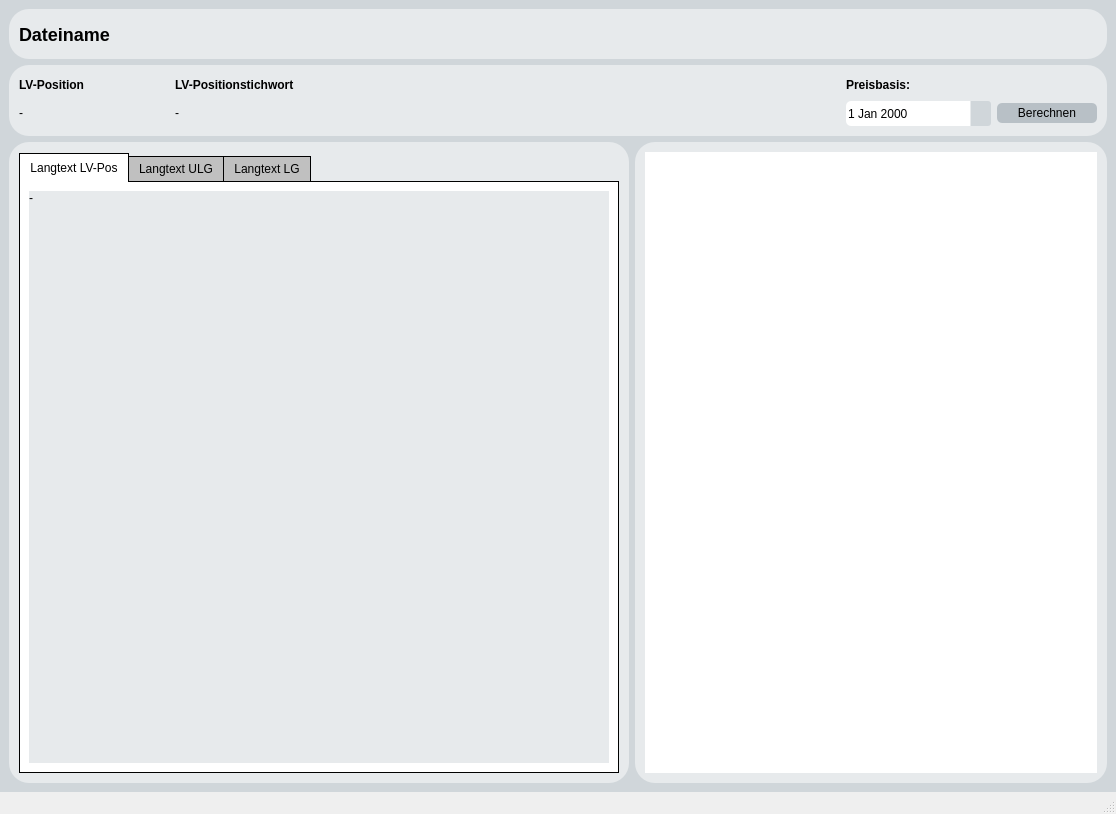
<?xml version="1.0" encoding="UTF-8"?>
<ui version="4.0">
 <class>LVPosDetail</class>
 <widget class="QMainWindow" name="LVPosDetail">
  <property name="geometry">
   <rect>
    <x>0</x>
    <y>0</y>
    <width>1116</width>
    <height>814</height>
   </rect>
  </property>
  <property name="windowTitle">
   <string>MainWindow</string>
  </property>
  <property name="styleSheet">
   <string notr="true">*{
	font-family:segoe ui;
	font-size:12px;
}

QMainWindow::separator {
    background: yellow;
    width: 10px; /* when vertical */
    height: 10px; /* when horizontal */
}

QWidget#centralwidget{
	background: #d0d6da;
}

QMenuBar{
	font-size:12px;
	background: #e7eaec;
}

QMenu{
	font-size:12px;
}

QPushButton{
	font-size:12px;
	background:#b8c0c6;
	border-style: solid;
	border-radius: 5px;
}

QPushButton:hover{
	font-size:12px;
	background:#d0d6da;
	border-style: solid;
	border-radius: 5px;
}

QPushButton:pressed{
	font-size:12px;
	background:#a1abb1;
	border-style: solid;
	border-radius: 5px;
    padding-top: 1px;
    padding-left: 2px;
}

QProgressBar{
	color: #000000;
	background-color: #d0d6da;
	border-style: none;
	border-radius: 5px;
	text-align: center;
}
QProgressBar::chunk{
border-radius: 5px;
	background-color: rgb(115, 127, 133);
}

QLineEdit{
	font-size:12px;
	border-style: solid;
	border-radius: 5px;
}

QDoubleSpinBox{
	font-size:12px;
	border-style: solid;
	border-radius: 5px;
}

QDoubleSpinBox::up-button{
    width: 20px;
	border-style: 0px solid;
	border-radius: 1px;
	background: #d0d6da;
}

QDoubleSpinBox::down-button{
    width: 20px;
	border-style: solid;
	border-radius: 1px;
	background: #d0d6da;
}

QDoubleSpinBox::up-arrow {
    image: url('//firma.local/dfs/Laufwerk-Z/Daten - Intern/Kosten/09 SQL Preisdatenbank/07_Python Oberfläche/qss/up-arrow.png');
    width: 7px;
    height: 7px;
}

QDoubleSpinBox::down-arrow {
    image: url('//firma.local/dfs/Laufwerk-Z/Daten - Intern/Kosten/09 SQL Preisdatenbank/07_Python Oberfläche/qss/down-arrow.png');
    width: 7px;
    height: 7px;
}

QLabel#lblTitle {
	font-size:18px;
}

QLabel{
	font-size:12px;
}

QDateEdit{
	font-size:12px;
	border-style: solid;
	border-radius: 5px;
}

QDateEdit::drop-down {
    subcontrol-origin: padding;
    subcontrol-position: top right;
    width: 20px;
	background: #d0d6da;

    border-left-width: 1px;
    border-left-color: #e7eaec;
    border-left-style: solid; /* just a single line */
    border-top-right-radius: 3px; /* same radius as the QComboBox */
    border-bottom-right-radius: 3px;
}

QDateEdit::down-arrow {
    image: url('//firma.local/dfs/Laufwerk-Z/Daten - Intern/Kosten/09 SQL Preisdatenbank/07_Python Oberfläche/qss/down-arrow.png');
    width: 10px;
    height: 10px;
}

QDateEdit::down-arrow:on { /* shift the arrow when popup is open */
    top: 1px;
    left: 1px;
}

QDateEdit QAbstractItemView:enabled {
	color: #000000;
	background: #e7eaec;
	selection-color: #000000;
	selection-background-color: #d0d6da;
}

QDateEdit QWidget#qt_calendar_navigationbar {
	color: #000000;
	background-color: #b8c0c6;
}


QTableView {
	font-size:12px;
    background: #ffffff;
    border-style: none;
	gridline-color: #737f86;
}

QTableView::item:selected {
	color: #000000;
	background: #d0d6da;
}

QHeaderView::section {
    background-color: #b8c0c6;
    padding: 2px;
    font-size: 12px;
	font-weight: bold;
    border-style: none;
    border-bottom: 1px solid #737f86;
	border-right: 1px solid #737f86;	
}

QHeaderView::section:horizontal
{
    border-top: 1px solid #737f86;
}

QHeaderView::section:vertical
{
    border-left: 1px solid #737f86;
	border-right: 1px solid #737f86;
}


QListView{
	font-size:12px;
	color: #000000;
	border: 0px solid;
	border-radius: 10px;
}

QListView::item 
{
    padding: 0px;
}

QListView::item:selected 
{
    border: 1px solid #d0d6da;
    border-radius: 2px;
    color: #000000;
}

QListView::item:selected:!active 
{
    background-color: #d0d6da;
    border-radius: 2px;
    color: #000000;

}

QListView::item:selected:active 
{
    background-color: #d0d6da;
    border-radius: 2px;
    color: #000000;

}

QListView::item:hover 
{
    background-color: #d0d6da;
	margin: 0px;
    border-radius: 2px;

}


/*STYLESHEET FÜR QFrame*/

QFrame#fraSideMenu, QFrame#fraTable, QFrame#fraTitle, QFrame#fraTabs, QFrame#fraInfo {
    border-radius: 20px;
    background: #e7eaec;
}

/*STYLESHEET FÜR QGridLayout*/

QGridLayout {
    border-radius: 0px;
    background: transparent;
}

/*STYLESHEET FÜR QLabel*/

QLabel {
    border-radius: 0px;
    background: #e7eaec;
}

/*STYLESHEET FÜR QComboBox*/

QComboBox {
	font-size:12px;
    border: solid;
    border-radius: 3px;
    padding: 1px 18px 1px 3px;
    min-width: 6em;
}

QComboBox:editable {
    background: #ffffff;
}

QComboBox:!editable, QComboBox::drop-down:editable {
     background: #ffffff;
}

QComboBox:!editable:on, QComboBox::drop-down:editable:on {
    background: #ffffff;
}

QComboBox:on { /* shift the text when the popup opens */
    padding-top: 3px;
    padding-left: 4px;
}

QComboBox::drop-down {
    subcontrol-origin: padding;
    subcontrol-position: top right;
    width: 20px;
	background: #d0d6da;

    border-left-width: 1px;
    border-left-color: #e7eaec;
    border-left-style: solid; /* just a single line */
    border-top-right-radius: 3px; /* same radius as the QComboBox */
    border-bottom-right-radius: 3px;
}

QComboBox::drop-down:on {
	background:#a1abb1;
}

QComboBox::down-arrow {
    image: url('//firma.local/dfs/Laufwerk-Z/Daten - Intern/Kosten/09 SQL Preisdatenbank/07_Python Oberfläche/qss/down-arrow.png');
    width: 10px;
    height: 10px;
}

QComboBox::down-arrow:on { /* shift the arrow when popup is open */
    top: 1px;
    left: 1px;
}

QComboBox QAbstractItemView {
    border: 1px solid #d0d6da;
	border-radius: 0px;
	background: #ffffff;
	selection-color: #000000;
    selection-background-color: #d0d6da;
}

QTabWidget::pane {
    border: 1px solid black;
    background: white;
}

QTabWidget::tab-bar:top {
    top: 1px;
}

QTabWidget::tab-bar:bottom {
    bottom: 1px;
}

QTabWidget::tab-bar:left {
    right: 1px;
}

QTabWidget::tab-bar:right {
    left: 1px;
}

QTabBar::tab {
    border: 1px solid black;
}

QTabBar::tab:selected {
    background: white;
}

QTabBar::tab:!selected {
    background: silver;
}

QTabBar::tab:!selected:hover {
    background: #999;
}

QTabBar::tab:top:!selected {
    margin-top: 3px;
}

QTabBar::tab:bottom:!selected {
    margin-bottom: 3px;
}

QTabBar::tab:top, QTabBar::tab:bottom {
    min-width: 8ex;
    margin-right: -1px;
    padding: 5px 10px 5px 10px;
}

QTabBar::tab:top:selected {
    border-bottom-color: none;
}

QTabBar::tab:bottom:selected {
    border-top-color: none;
}

QTabBar::tab:top:last, QTabBar::tab:bottom:last,
QTabBar::tab:top:only-one, QTabBar::tab:bottom:only-one {
    margin-right: 0;
}

QTabBar::tab:left:!selected {
    margin-right: 3px;
}

QTabBar::tab:right:!selected {
    margin-left: 3px;
}

QTabBar::tab:left, QTabBar::tab:right {
    min-height: 8ex;
    margin-bottom: -1px;
    padding: 10px 5px 10px 5px;
}

QTabBar::tab:left:selected {
    border-left-color: none;
}

QTabBar::tab:right:selected {
    border-right-color: none;
}

QTabBar::tab:left:last, QTabBar::tab:right:last,
QTabBar::tab:left:only-one, QTabBar::tab:right:only-one {
    margin-bottom: 0;
}</string>
  </property>
  <widget class="QWidget" name="centralwidget">
   <layout class="QGridLayout" name="gridLayout_16">
    <item row="0" column="0">
     <layout class="QGridLayout" name="gridLayout">
      <item row="2" column="0">
       <widget class="QFrame" name="fraTabs">
        <property name="frameShape">
         <enum>QFrame::StyledPanel</enum>
        </property>
        <property name="frameShadow">
         <enum>QFrame::Raised</enum>
        </property>
        <layout class="QGridLayout" name="gridLayout_14">
         <property name="leftMargin">
          <number>0</number>
         </property>
         <property name="topMargin">
          <number>0</number>
         </property>
         <property name="rightMargin">
          <number>0</number>
         </property>
         <property name="bottomMargin">
          <number>0</number>
         </property>
         <item row="0" column="0">
          <layout class="QGridLayout" name="gridLayout_15">
           <property name="leftMargin">
            <number>10</number>
           </property>
           <property name="topMargin">
            <number>10</number>
           </property>
           <property name="rightMargin">
            <number>10</number>
           </property>
           <property name="bottomMargin">
            <number>10</number>
           </property>
           <item row="0" column="0">
            <widget class="QTabWidget" name="tabWidget">
             <property name="minimumSize">
              <size>
               <width>600</width>
               <height>600</height>
              </size>
             </property>
             <property name="tabPosition">
              <enum>QTabWidget::North</enum>
             </property>
             <property name="tabShape">
              <enum>QTabWidget::Rounded</enum>
             </property>
             <property name="currentIndex">
              <number>0</number>
             </property>
             <property name="usesScrollButtons">
              <bool>true</bool>
             </property>
             <property name="documentMode">
              <bool>false</bool>
             </property>
             <widget class="QWidget" name="tab">
              <attribute name="title">
               <string>Langtext LV-Pos</string>
              </attribute>
              <layout class="QGridLayout" name="gridLayout_4">
               <item row="0" column="0">
                <layout class="QGridLayout" name="gridLayout_2">
                 <item row="0" column="0">
                  <widget class="QLabel" name="lblLangtextLVPos">
                   <property name="minimumSize">
                    <size>
                     <width>100</width>
                     <height>20</height>
                    </size>
                   </property>
                   <property name="maximumSize">
                    <size>
                     <width>16777215</width>
                     <height>16777215</height>
                    </size>
                   </property>
                   <property name="font">
                    <font>
                     <family>segoe ui</family>
                     <pointsize>-1</pointsize>
                     <weight>50</weight>
                     <bold>false</bold>
                    </font>
                   </property>
                   <property name="text">
                    <string>-</string>
                   </property>
                   <property name="alignment">
                    <set>Qt::AlignLeading|Qt::AlignLeft|Qt::AlignTop</set>
                   </property>
                   <property name="wordWrap">
                    <bool>true</bool>
                   </property>
                  </widget>
                 </item>
                </layout>
               </item>
              </layout>
             </widget>
             <widget class="QWidget" name="tab_2">
              <attribute name="title">
               <string>Langtext ULG</string>
              </attribute>
              <layout class="QGridLayout" name="gridLayout_5">
               <item row="0" column="0">
                <layout class="QGridLayout" name="gridLayout_3">
                 <item row="0" column="0">
                  <widget class="QLabel" name="lblLangtextULG">
                   <property name="minimumSize">
                    <size>
                     <width>100</width>
                     <height>20</height>
                    </size>
                   </property>
                   <property name="maximumSize">
                    <size>
                     <width>16777215</width>
                     <height>16777215</height>
                    </size>
                   </property>
                   <property name="font">
                    <font>
                     <family>segoe ui</family>
                     <pointsize>-1</pointsize>
                     <weight>50</weight>
                     <bold>false</bold>
                    </font>
                   </property>
                   <property name="text">
                    <string>-</string>
                   </property>
                   <property name="alignment">
                    <set>Qt::AlignLeading|Qt::AlignLeft|Qt::AlignTop</set>
                   </property>
                   <property name="wordWrap">
                    <bool>true</bool>
                   </property>
                  </widget>
                 </item>
                </layout>
               </item>
              </layout>
             </widget>
             <widget class="QWidget" name="tab_3">
              <attribute name="title">
               <string>Langtext LG</string>
              </attribute>
              <layout class="QGridLayout" name="gridLayout_9">
               <item row="0" column="0">
                <layout class="QGridLayout" name="gridLayout_6">
                 <item row="0" column="0">
                  <widget class="QLabel" name="lblLangtextLG">
                   <property name="minimumSize">
                    <size>
                     <width>100</width>
                     <height>20</height>
                    </size>
                   </property>
                   <property name="maximumSize">
                    <size>
                     <width>16777215</width>
                     <height>16777215</height>
                    </size>
                   </property>
                   <property name="font">
                    <font>
                     <family>segoe ui</family>
                     <pointsize>-1</pointsize>
                     <weight>50</weight>
                     <bold>false</bold>
                    </font>
                   </property>
                   <property name="text">
                    <string>-</string>
                   </property>
                   <property name="alignment">
                    <set>Qt::AlignLeading|Qt::AlignLeft|Qt::AlignTop</set>
                   </property>
                   <property name="wordWrap">
                    <bool>true</bool>
                   </property>
                  </widget>
                 </item>
                </layout>
               </item>
              </layout>
             </widget>
            </widget>
           </item>
          </layout>
         </item>
        </layout>
       </widget>
      </item>
      <item row="2" column="1">
       <widget class="QFrame" name="fraTable">
        <property name="frameShape">
         <enum>QFrame::StyledPanel</enum>
        </property>
        <property name="frameShadow">
         <enum>QFrame::Raised</enum>
        </property>
        <layout class="QGridLayout" name="gridLayout_12">
         <property name="leftMargin">
          <number>0</number>
         </property>
         <property name="topMargin">
          <number>0</number>
         </property>
         <property name="rightMargin">
          <number>0</number>
         </property>
         <property name="bottomMargin">
          <number>0</number>
         </property>
         <item row="0" column="0">
          <layout class="QGridLayout" name="gridLayout_13">
           <property name="leftMargin">
            <number>10</number>
           </property>
           <property name="topMargin">
            <number>10</number>
           </property>
           <property name="rightMargin">
            <number>10</number>
           </property>
           <property name="bottomMargin">
            <number>10</number>
           </property>
           <item row="0" column="0">
            <widget class="QTableWidget" name="grdBieter">
             <property name="minimumSize">
              <size>
               <width>450</width>
               <height>450</height>
              </size>
             </property>
             <property name="maximumSize">
              <size>
               <width>16777215</width>
               <height>16777215</height>
              </size>
             </property>
             <property name="font">
              <font>
               <family>segoe ui</family>
               <pointsize>-1</pointsize>
              </font>
             </property>
             <property name="contextMenuPolicy">
              <enum>Qt::CustomContextMenu</enum>
             </property>
             <property name="autoFillBackground">
              <bool>false</bool>
             </property>
             <property name="frameShape">
              <enum>QFrame::NoFrame</enum>
             </property>
             <property name="lineWidth">
              <number>0</number>
             </property>
             <property name="sizeAdjustPolicy">
              <enum>QAbstractScrollArea::AdjustToContents</enum>
             </property>
             <property name="editTriggers">
              <set>QAbstractItemView::NoEditTriggers</set>
             </property>
             <property name="selectionBehavior">
              <enum>QAbstractItemView::SelectRows</enum>
             </property>
             <property name="sortingEnabled">
              <bool>true</bool>
             </property>
             <property name="rowCount">
              <number>0</number>
             </property>
             <property name="columnCount">
              <number>0</number>
             </property>
             <attribute name="horizontalHeaderCascadingSectionResizes">
              <bool>true</bool>
             </attribute>
             <attribute name="horizontalHeaderMinimumSectionSize">
              <number>20</number>
             </attribute>
             <attribute name="horizontalHeaderShowSortIndicator" stdset="0">
              <bool>true</bool>
             </attribute>
             <attribute name="horizontalHeaderStretchLastSection">
              <bool>false</bool>
             </attribute>
             <attribute name="verticalHeaderVisible">
              <bool>false</bool>
             </attribute>
             <attribute name="verticalHeaderMinimumSectionSize">
              <number>20</number>
             </attribute>
             <attribute name="verticalHeaderDefaultSectionSize">
              <number>20</number>
             </attribute>
            </widget>
           </item>
          </layout>
         </item>
        </layout>
       </widget>
      </item>
      <item row="1" column="0" colspan="2">
       <widget class="QFrame" name="fraInfo">
        <property name="frameShape">
         <enum>QFrame::StyledPanel</enum>
        </property>
        <property name="frameShadow">
         <enum>QFrame::Raised</enum>
        </property>
        <layout class="QGridLayout" name="gridLayout_10">
         <property name="leftMargin">
          <number>0</number>
         </property>
         <property name="topMargin">
          <number>0</number>
         </property>
         <property name="rightMargin">
          <number>0</number>
         </property>
         <property name="bottomMargin">
          <number>0</number>
         </property>
         <item row="0" column="0">
          <layout class="QGridLayout" name="gridLayout_11">
           <property name="leftMargin">
            <number>10</number>
           </property>
           <property name="topMargin">
            <number>10</number>
           </property>
           <property name="rightMargin">
            <number>10</number>
           </property>
           <property name="bottomMargin">
            <number>10</number>
           </property>
           <item row="0" column="0">
            <widget class="QLabel" name="lblLabel1">
             <property name="minimumSize">
              <size>
               <width>150</width>
               <height>20</height>
              </size>
             </property>
             <property name="maximumSize">
              <size>
               <width>150</width>
               <height>20</height>
              </size>
             </property>
             <property name="font">
              <font>
               <family>segoe ui</family>
               <pointsize>-1</pointsize>
               <weight>75</weight>
               <bold>true</bold>
              </font>
             </property>
             <property name="toolTip">
              <string>&lt;html&gt;&lt;head/&gt;&lt;body&gt;&lt;p&gt;Durch das setzen von &amp;quot;/&amp;quot; können mehrere Teilbegriffe gesucht werden.&lt;/p&gt;&lt;/body&gt;&lt;/html&gt;</string>
             </property>
             <property name="toolTipDuration">
              <number>0</number>
             </property>
             <property name="text">
              <string>LV-Position</string>
             </property>
            </widget>
           </item>
           <item row="0" column="2">
            <spacer name="horizontalSpacer">
             <property name="orientation">
              <enum>Qt::Horizontal</enum>
             </property>
             <property name="sizeHint" stdset="0">
              <size>
               <width>40</width>
               <height>20</height>
              </size>
             </property>
            </spacer>
           </item>
           <item row="1" column="0">
            <widget class="QLabel" name="lblLVPos">
             <property name="minimumSize">
              <size>
               <width>100</width>
               <height>20</height>
              </size>
             </property>
             <property name="maximumSize">
              <size>
               <width>100</width>
               <height>20</height>
              </size>
             </property>
             <property name="font">
              <font>
               <family>segoe ui</family>
               <pointsize>-1</pointsize>
               <weight>50</weight>
               <bold>false</bold>
              </font>
             </property>
             <property name="text">
              <string>-</string>
             </property>
            </widget>
           </item>
           <item row="0" column="1">
            <widget class="QLabel" name="lblLabel1_2">
             <property name="minimumSize">
              <size>
               <width>300</width>
               <height>20</height>
              </size>
             </property>
             <property name="maximumSize">
              <size>
               <width>300</width>
               <height>20</height>
              </size>
             </property>
             <property name="font">
              <font>
               <family>segoe ui</family>
               <pointsize>-1</pointsize>
               <weight>75</weight>
               <bold>true</bold>
              </font>
             </property>
             <property name="toolTip">
              <string>&lt;html&gt;&lt;head/&gt;&lt;body&gt;&lt;p&gt;Durch das setzen von &amp;quot;/&amp;quot; können mehrere Teilbegriffe gesucht werden.&lt;/p&gt;&lt;/body&gt;&lt;/html&gt;</string>
             </property>
             <property name="toolTipDuration">
              <number>0</number>
             </property>
             <property name="text">
              <string>LV-Positionstichwort</string>
             </property>
            </widget>
           </item>
           <item row="1" column="1">
            <widget class="QLabel" name="lblLVposStichwort">
             <property name="minimumSize">
              <size>
               <width>300</width>
               <height>20</height>
              </size>
             </property>
             <property name="maximumSize">
              <size>
               <width>300</width>
               <height>20</height>
              </size>
             </property>
             <property name="font">
              <font>
               <family>segoe ui</family>
               <pointsize>-1</pointsize>
               <weight>50</weight>
               <bold>false</bold>
              </font>
             </property>
             <property name="text">
              <string>-</string>
             </property>
            </widget>
           </item>
           <item row="0" column="3">
            <widget class="QLabel" name="lblLabel1_3">
             <property name="minimumSize">
              <size>
               <width>145</width>
               <height>20</height>
              </size>
             </property>
             <property name="maximumSize">
              <size>
               <width>145</width>
               <height>20</height>
              </size>
             </property>
             <property name="font">
              <font>
               <family>segoe ui</family>
               <pointsize>-1</pointsize>
               <weight>75</weight>
               <bold>true</bold>
              </font>
             </property>
             <property name="toolTip">
              <string>&lt;html&gt;&lt;head/&gt;&lt;body&gt;&lt;p&gt;Durch das setzen von &amp;quot;/&amp;quot; können mehrere Teilbegriffe gesucht werden.&lt;/p&gt;&lt;/body&gt;&lt;/html&gt;</string>
             </property>
             <property name="toolTipDuration">
              <number>0</number>
             </property>
             <property name="text">
              <string>Preisbasis:</string>
             </property>
            </widget>
           </item>
           <item row="1" column="3">
            <widget class="QDateEdit" name="datPBBis">
             <property name="minimumSize">
              <size>
               <width>145</width>
               <height>25</height>
              </size>
             </property>
             <property name="maximumSize">
              <size>
               <width>145</width>
               <height>25</height>
              </size>
             </property>
             <property name="font">
              <font>
               <family>segoe ui</family>
               <pointsize>-1</pointsize>
              </font>
             </property>
             <property name="calendarPopup">
              <bool>true</bool>
             </property>
            </widget>
           </item>
           <item row="1" column="4">
            <widget class="QPushButton" name="cmdCalc">
             <property name="minimumSize">
              <size>
               <width>100</width>
               <height>20</height>
              </size>
             </property>
             <property name="maximumSize">
              <size>
               <width>100</width>
               <height>20</height>
              </size>
             </property>
             <property name="font">
              <font>
               <family>segoe ui</family>
               <pointsize>-1</pointsize>
              </font>
             </property>
             <property name="text">
              <string>Berechnen</string>
             </property>
             <property name="iconSize">
              <size>
               <width>16</width>
               <height>16</height>
              </size>
             </property>
            </widget>
           </item>
          </layout>
         </item>
        </layout>
       </widget>
      </item>
      <item row="0" column="0" colspan="2">
       <widget class="QFrame" name="fraTitle">
        <property name="frameShape">
         <enum>QFrame::StyledPanel</enum>
        </property>
        <property name="frameShadow">
         <enum>QFrame::Raised</enum>
        </property>
        <layout class="QGridLayout" name="gridLayout_8">
         <property name="leftMargin">
          <number>0</number>
         </property>
         <property name="topMargin">
          <number>0</number>
         </property>
         <property name="rightMargin">
          <number>0</number>
         </property>
         <property name="bottomMargin">
          <number>0</number>
         </property>
         <item row="0" column="0">
          <layout class="QGridLayout" name="gridLayout_7">
           <property name="leftMargin">
            <number>10</number>
           </property>
           <property name="topMargin">
            <number>10</number>
           </property>
           <property name="rightMargin">
            <number>10</number>
           </property>
           <property name="bottomMargin">
            <number>10</number>
           </property>
           <item row="0" column="0">
            <widget class="QLabel" name="lblTitle">
             <property name="minimumSize">
              <size>
               <width>200</width>
               <height>30</height>
              </size>
             </property>
             <property name="maximumSize">
              <size>
               <width>16777215</width>
               <height>30</height>
              </size>
             </property>
             <property name="font">
              <font>
               <family>segoe ui</family>
               <pointsize>-1</pointsize>
               <weight>75</weight>
               <bold>true</bold>
              </font>
             </property>
             <property name="styleSheet">
              <string notr="true"/>
             </property>
             <property name="text">
              <string>Dateiname</string>
             </property>
             <property name="alignment">
              <set>Qt::AlignLeading|Qt::AlignLeft|Qt::AlignVCenter</set>
             </property>
            </widget>
           </item>
          </layout>
         </item>
        </layout>
       </widget>
      </item>
     </layout>
    </item>
   </layout>
  </widget>
  <widget class="QMenuBar" name="menubar">
   <property name="geometry">
    <rect>
     <x>0</x>
     <y>0</y>
     <width>1116</width>
     <height>21</height>
    </rect>
   </property>
  </widget>
  <widget class="QStatusBar" name="statusbar"/>
 </widget>
 <resources/>
 <connections/>
</ui>
